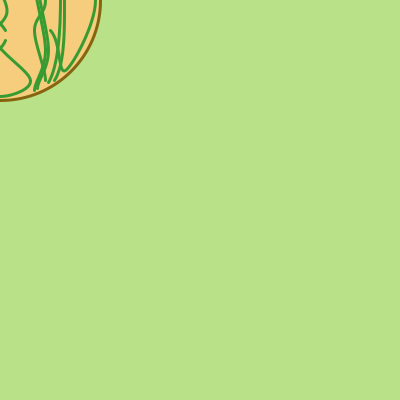
Frame 1 (no input)
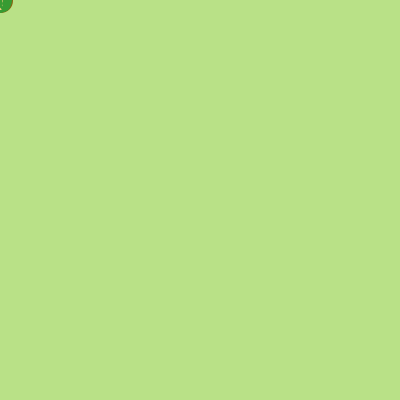
Frame 60 (the mouse pressed at the canvas centre just before this capture)
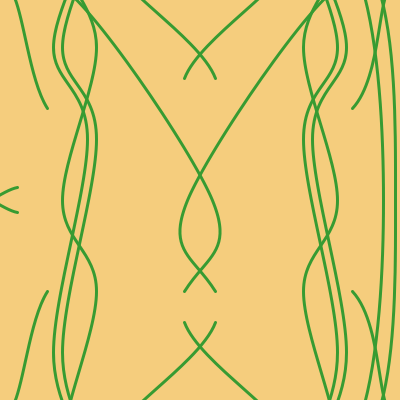
Frame 120 (the mouse held since frame 60 and released just before this capture)

The Processing sketch that drew these frames (run headless with seeded random() and noise(); from frame 60 on, the mouse is pressed at the canvas centre):

// Processing sketch: processing_36936
// ── processing_36936.pde

//Homework 4 - 60-257
// copyright Eric Mackie September 2011 Pittsburgh, PA 15221
float x;
float y;
float d;
float r;
float CRo;
float CGo;
float CBo;
float CRi;
float CGi;
float CBi;
float CRb;
float CGb;
float CBb;
float CRs;
float CGs;
float CBs;
void setup() {
  size(400, 400);
  ellipseMode(CENTER);
  d=200;
  x=0;
  y=0;
  r=0;
  CRo=185;
  CGo=225;
  CBo=135;
  CRi=245;
  CGi=205;
  CBi=125;
  CRb=135;
  CGb=100;
  CBb=15;
  CRs=55;
  CGs=155;
  CBs=50;
}

void draw() {
  translate(mouseX, mouseY);
  noCursor();
  rotate(r);
  if (keyPressed) {
    if (key == '1') {
      CRo=185;
      CGo=225;
      CBo=135;
    }
  }
  if (keyPressed) {
    if (key == '2') {
      CRo=135;
      CGo=195;
      CBo=225;
    }
  }
  if (keyPressed) {
    if (key == '3') {
      CRo=225;
      CGo=200;
      CBo=135;
    }
  }
  background(CRo, CGo, CBo);
  


  //inner Tree
  if (keyPressed) {
    if (key == '1') {
      CRi=245;
      CGi=205;
      CBi=125;
    }
  }
  if (keyPressed) {
    if (key == '2') {
      CRi=125;
      CGi=245;
      CBi=155;
    }
  }
  if (keyPressed) {
    if (key == '3') {
      CRi=125;
      CGi=205;
      CBi=245;
    }
  }
  fill(CRi,CGi,CBi);
  
  //Tree Border
  if (keyPressed) {
    if (key == '1') {
      CRb=135;
      CGb=100;
      CBb=15;
    }
  }
  if (keyPressed) {
    if (key == '2') {
      CRb=15;
      CGb=135;
      CBb=75;
    }
  }
  if (keyPressed) {
    if (key == '3') {
      CRb=15;
      CGb=95;
      CBb=135;
    }
  }
  stroke(CRb, CGb, CBb);
  strokeWeight(3);
  ellipse(x, y, d, d);

  //Curve Sets
  smooth();
  strokeWeight(3);
  if (keyPressed) {
    if (key == '1') {
      CRs=55;
      CGs=155;
      CBs=50;
    }
  }
  if (keyPressed) {
    if (key == '2') {
      CRs=75;
      CGs=50;
      CBs=155;
    }
  }
  if (keyPressed) {
    if (key == '3') {
      CRs=155;
      CGs=75;
      CBs=50;
    }
  }
  stroke(CRs, CGs, CBs);
  noFill();

  //Backbone E
  beginShape();
  curveVertex(x-.45*d, y-.35*d);
  curveVertex(x-.425*d, y-.23*d);
  curveVertex(x-.4*d, y);
  curveVertex(x-.425*d, y+.23*d);
  curveVertex(x-.45*d, y+.4*d);
  endShape();

  beginShape();
  curveVertex(x-.48*d, y-.4*d);
  curveVertex(x-.44*d, y-.2*d);
  curveVertex(x-.415*d, y);
  curveVertex(x-.44*d, y+.2*d);
  curveVertex(x-.48*d, y+.4*d);
  endShape();

  //Top E
  beginShape();
  curveVertex(x, y-.1*d);
  curveVertex(x-.45*d, y-.05*d);
  curveVertex(x-.325*d, y-.35*d);
  curveVertex(x-.25*d, y-.15*d);
  curveVertex(x-.1*d, y);
  endShape();

  //Bottom E
  beginShape();
  curveVertex(x, y+.1*d);
  curveVertex(x-.45*d, y+.05*d);
  curveVertex(x-.325*d, y+.35*d);
  curveVertex(x-.25*d, y+.15*d);
  curveVertex(x-.1*d, y);
  endShape();

  //Middle Bar E
  beginShape();
  curveVertex(x-.5*d, y+.1*d);
  curveVertex(x-.45*d, y-.025*d);
  curveVertex(x-.4*d, y+.025*d);
  curveVertex(x-.3*d, y-.02*d);
  curveVertex(x-.25*d, y);
  endShape();

  beginShape();
  curveVertex(x-.5*d, y-.1*d);
  curveVertex(x-.45*d, y+.025*d);
  curveVertex(x-.4*d, y-.025*d);
  curveVertex(x-.3*d, y+.02*d);
  curveVertex(x-.25*d, y);
  endShape();

  //Left Column M
  beginShape();
  curveVertex(x-.225*d, y-.5*d);
  curveVertex(x-.17*d, y-.45*d);
  curveVertex(x-.225*d, y-.25*d);
  curveVertex(x-.17*d, y-.1*d);
  curveVertex(x-.225*d, y+.25*d);
  curveVertex(x-.17*d, y+.45*d);
  curveVertex(x-.225*d, y+.5*d);
  endShape();

  beginShape();
  curveVertex(x-.24*d, y-.5*d);
  curveVertex(x-.185*d, y-.44*d);
  curveVertex(x-.24*d, y-.25*d);
  curveVertex(x-.185*d, y-.1*d);
  curveVertex(x-.24*d, y+.25*d);
  curveVertex(x-.185*d, y+.44*d);
  curveVertex(x-.24*d, y+.5*d);
  endShape();

  beginShape();
  curveVertex(x-.17*d, y-.5*d);
  curveVertex(x-.225*d, y-.4*d);
  curveVertex(x-.17*d, y-.25*d);
  curveVertex(x-.225*d, y);
  curveVertex(x-.17*d, y+.15*d);
  curveVertex(x-.225*d, y+.4*d);
  curveVertex(x-.17*d, y+.5*d);
  endShape();

  //Right Column M
  beginShape();
  curveVertex(x+.225*d, y-.5*d);
  curveVertex(x+.17*d, y-.45*d);
  curveVertex(x+.225*d, y-.25*d);
  curveVertex(x+.17*d, y-.1*d);
  curveVertex(x+.225*d, y+.25*d);
  curveVertex(x+.17*d, y+.45*d);
  curveVertex(x+.225*d, y+.5*d);
  endShape();

  beginShape();
  curveVertex(x+.24*d, y-.5*d);
  curveVertex(x+.185*d, y-.44*d);
  curveVertex(x+.24*d, y-.25*d);
  curveVertex(x+.185*d, y-.1*d);
  curveVertex(x+.24*d, y+.25*d);
  curveVertex(x+.185*d, y+.44*d);
  curveVertex(x+.24*d, y+.5*d);
  endShape();

  beginShape();
  curveVertex(x+.17*d, y-.5*d);
  curveVertex(x+.225*d, y-.4*d);
  curveVertex(x+.17*d, y-.25*d);
  curveVertex(x+.225*d, y);
  curveVertex(x+.17*d, y+.15*d);
  curveVertex(x+.225*d, y+.4*d);
  curveVertex(x+.17*d, y+.5*d);
  endShape();

  //V of M
  beginShape();
  curveVertex(x-.25*d, y-.1*d);
  curveVertex(x-.23*d, y-.35*d);
  curveVertex(x+.02*d, y);
  curveVertex(x-.025*d, y+.15*d);
  curveVertex(x-.2*d, y+.35*d);
  endShape();

  beginShape();
  curveVertex(x+.25*d, y-.1*d);
  curveVertex(x+.23*d, y-.35*d);
  curveVertex(x-.02*d, y);
  curveVertex(x+.025*d, y+.15*d);
  curveVertex(x+.2*d, y+.35*d);
  endShape();

  //Down Teardrop
  beginShape();
  curveVertex(x, y);
  curveVertex(x-.025*d, y+.2*d);
  curveVertex(x+.15*d, y+.4*d);
  curveVertex(x, y+.48*d);
  curveVertex(x-.15*d, y+.4*d);
  curveVertex(x+.025*d, y+.2*d);
  curveVertex(x, y);
  endShape();

  //Up Teardrop
  beginShape();
  curveVertex(x, y);
  curveVertex(x-.025*d, y-.2*d);
  curveVertex(x+.15*d, y-.4*d);
  curveVertex(x, y-.48*d);
  curveVertex(x-.15*d, y-.4*d);
  curveVertex(x+.025*d, y-.2*d);
  curveVertex(x, y);
  endShape();


  //D Backbone
  beginShape();
  curveVertex(x, y-.5*d);
  curveVertex(x+.24*d, y-.41*d);
  curveVertex(x+.3*d, y);
  curveVertex(x+.24*d, y+.41*d);
  curveVertex(x, y+.5*d);
  endShape();

  beginShape();
  curveVertex(x, y-.5*d);
  curveVertex(x+.27*d, y-.4*d);
  curveVertex(x+.32*d, y);
  curveVertex(x+.27*d, y+.4*d);
  curveVertex(x, y+.5*d);
  endShape();

  //D )curve
  beginShape();
  curveVertex(x, y);
  curveVertex(x+.25*d, y+.15*d);
  curveVertex(x+.325*d, y+.35*d);
  curveVertex(x+.475*d, y);
  curveVertex(x+.325*d, y-.35*d);
  curveVertex(x+.25*d, y-.15*d);
  curveVertex(x, y);
  endShape();

  if (mousePressed) {
    d=d+10;
  } 

  else {
    if (d > 10) {
      for (int i =1; i<3; i++) {
        d=d-1*i;
      }
    }
  }
  if (keyPressed) {
    if (keyCode == RIGHT) {
      r += PI/50;
    }
  }
  if (keyPressed) {
    if (keyCode == LEFT) {
      r -= PI/50;
    }
  }
}
